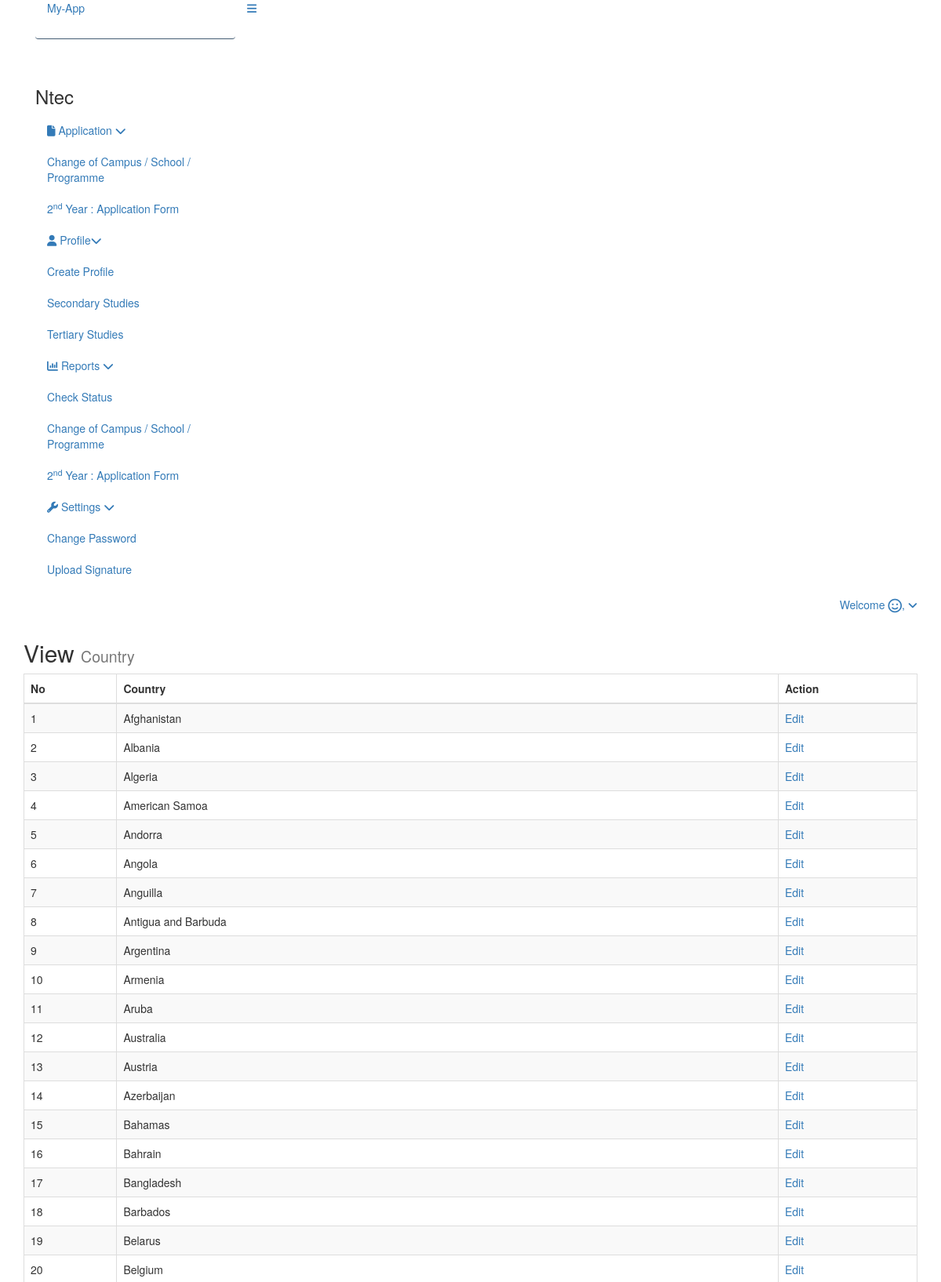
Screenshot of /index.php/country/view_country (upper part) with the database file from the repository.
### tables this page shows
CREATE TABLE IF NOT EXISTS `country` (
  `cntId` int(11) NOT NULL AUTO_INCREMENT,
  `countryName` varchar(100) NOT NULL,
  PRIMARY KEY (`cntId`)
);

### application/controllers/Country.php (called while the page is built, shortened)
<?php if ( ! defined('BASEPATH')) exit('No direct script access allowed');
class Country extends CI_Controller {
	public function view_country(){
		$this->load->model('Country_model');
		$data['countryData'] = $this->Country_model->viewCountry();
		$this->load->view('dash/header');
		$this->load->view('country/viewCountry',$data);
		$this->load->view('dash/footer');
	}
}

### index.php (called while the page is built, shortened)
<?php
require_once BASEPATH.'core/CodeIgniter.php';

### application/models/Country_model.php (called while the page is built, shortened)
<?php
class Country_model extends CI_Model {
	public function viewCountry() {
        $query = $this->db->get('country');
		return $query->result_array();
    }
}

### application/views/country/viewCountry.php (the view, shortened to what this page needs)
<div class="row">
       <div class="col-md-12 col-sm-12 col-xs-12">
           <div class="x_panel">
               <div class="x_title">
                   <h2>View <small>Country</small></h2>
               </div>
               <div class="x_content">
                   <table id="datatable" class="table table-striped table-bordered">
                   <thead>
                     <tr>
                       <th>No</th>
                       <th>Country</th>
                       <th>Action</th>
                     </tr>
                   </thead>
                   <tbody>
                   <?php
			$k = 0;
			while ($k < count($countryData)) {
				$cntId = $countryData[$k]['cntId'];
				$countryName = $countryData[$k]['countryName'];
			?>
                     <tr><td><?php echo $k + 1; ?></td><td><?php echo $countryName; ?></td><td><a href="<?php echo base_url();?>Country/view/<?php echo $cntId;?>">Edit</a></td></tr>
                     <?php
				$k++;
                     }
                     ?>
                   </tbody>
                 </table>
               </div>
           </div>
       </div>
   </div>

### rows the page displays
country: countryName "Afghanistan"
country: countryName "Albania"
country: countryName "Algeria"
country: countryName "American Samoa"
country: countryName "Andorra"
country: countryName "Angola"
country: countryName "Anguilla"
country: countryName "Antigua and Barbuda"
country: countryName "Argentina"
country: countryName "Armenia"
country: countryName "Aruba"
country: countryName "Australia"
country: countryName "Austria"
country: countryName "Azerbaijan"
country: countryName "Bahamas"
country: countryName "Bahrain"
country: countryName "Bangladesh"
country: countryName "Barbados"
country: countryName "Belarus"
country: countryName "Belgium"
